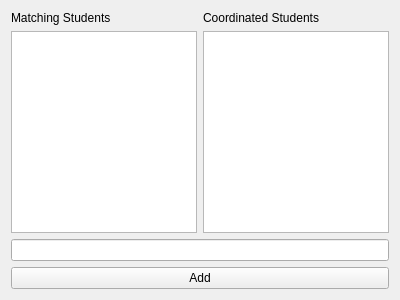
<?xml version="1.0" encoding="UTF-8"?>
<ui version="4.0">
 <class>TeacherWindow</class>
 <widget class="QWidget" name="TeacherWindow">
  <property name="geometry">
   <rect>
    <x>0</x>
    <y>0</y>
    <width>400</width>
    <height>300</height>
   </rect>
  </property>
  <property name="windowTitle">
   <string>TeacherWindow</string>
  </property>
  <layout class="QVBoxLayout" name="verticalLayout">
   <item>
    <layout class="QHBoxLayout" name="horizontalLayout_2">
     <item>
      <widget class="QLabel" name="label_2">
       <property name="text">
        <string>Matching Students</string>
       </property>
      </widget>
     </item>
     <item>
      <widget class="QLabel" name="label">
       <property name="text">
        <string>Coordinated Students</string>
       </property>
      </widget>
     </item>
    </layout>
   </item>
   <item>
    <layout class="QHBoxLayout" name="horizontalLayout">
     <item>
      <widget class="QListWidget" name="allStudents"/>
     </item>
     <item>
      <widget class="QListWidget" name="studentsList"/>
     </item>
    </layout>
   </item>
   <item>
    <widget class="QLineEdit" name="lineEdit"/>
   </item>
   <item>
    <widget class="QPushButton" name="Add">
     <property name="text">
      <string>Add</string>
     </property>
    </widget>
   </item>
  </layout>
 </widget>
 <layoutdefault spacing="6" margin="11"/>
 <resources/>
 <connections/>
</ui>
